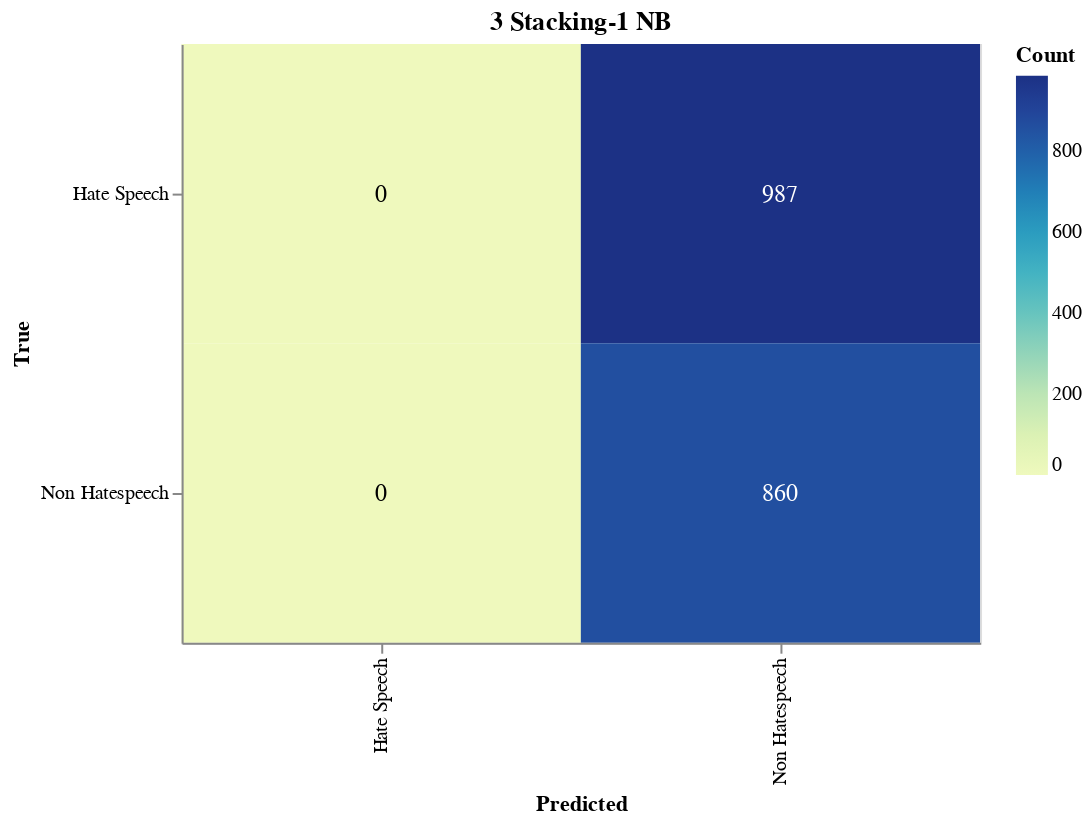

The code cell stored with this chart in its notebook:
### Markdown cell above
#### Save Confusion Matrix

### Code cell
import altair as alt
import altair_saver
import pandas as pd
from sklearn.metrics import confusion_matrix

# Calculate the confusion matrix
cm = confusion_matrix(true_labels, adjusted_predictions)

# Define class names
class_names = ['Hate Speech', 'Non Hatespeech']

# Convert confusion matrix to DataFrame
cm_df = pd.DataFrame(cm, index=class_names, columns=class_names).reset_index().melt(id_vars='index')
cm_df.columns = ['True', 'Predicted', 'Count']

# Ensure the order of categories
cm_df['True'] = pd.Categorical(cm_df['True'], categories=class_names, ordered=True)
cm_df['Predicted'] = pd.Categorical(cm_df['Predicted'], categories=class_names, ordered=True)

# Create the Altair plot
heatmap = alt.Chart(cm_df).mark_rect().encode(
    x=alt.X('Predicted:O', sort=class_names),
    y=alt.Y('True:O', sort=class_names),
    color='Count:Q',
    tooltip=['True', 'Predicted', 'Count']
).properties(
    width=400,
    height=300,
    title='3 Stacking-1 NB'
)

# Add text labels
text = heatmap.mark_text(
    align='center',
    baseline='middle',
    fontSize=12
).encode(
    text='Count:Q',
    color=alt.condition(
        alt.datum.Count > cm.max() / 2,
        alt.value('white'),
        alt.value('black')
    )
)

# Combine heatmap and text
final_chart = heatmap + text

# Display the plot
final_chart.show()

### Figure 1 — Vega-Lite specification as saved in the notebook (floating-point values rounded to 4 significant figures)
{"config": {"view": {"continuousWidth": 300, "continuousHeight": 300}}, "layer": [{"mark": {"type": "rect"}, "encoding": {"color": {"field": "Count", "type": "quantitative"}, "tooltip": [{"field": "True", "type": "ordinal"}, {"field": "Predicted", "type": "ordinal"}, {"field": "Count", "type": "quantitative"}], "x": {"field": "Predicted", "sort": ["Hate Speech", "Non Hatespeech"], "type": "ordinal"}, "y": {"field": "True", "sort": ["Hate Speech", "Non Hatespeech"], "type": "ordinal"}}, "title": "3 Stacking-1 NB"}, {"mark": {"type": "text", "align": "center", "baseline": "middle", "fontSize": 12}, "encoding": {"color": {"condition": {"test": "(datum.Count > 493.5)", "value": "white"}, "value": "black"}, "text": {"field": "Count", "type": "quantitative"}, "tooltip": [{"field": "True", "type": "ordinal"}, {"field": "Predicted", "type": "ordinal"}, {"field": "Count", "type": "quantitative"}], "x": {"field": "Predicted", "sort": ["Hate Speech", "Non Hatespeech"], "type": "ordinal"}, "y": {"field": "True", "sort": ["Hate Speech", "Non Hatespeech"], "type": "ordinal"}}, "title": "3 Stacking-1 NB"}], "data": {"name": "data-010c52edfd2079f09c0236dffc020b77"}, "height": 300, "width": 400, "$schema": "https://vega.github.io/schema/vega-lite/v5.17.0.json", "datasets": {"data-010c52edfd2079f09c0236dffc020b77": [{"True": "Hate Speech", "Predicted": "Hate Speech", "Count": 0}, {"True": "Non Hatespeech", "Predicted": "Hate Speech", "Count": 0}, {"True": "Hate Speech", "Predicted": "Non Hatespeech", "Count": 987}, {"True": "Non Hatespeech", "Predicted": "Non Hatespeech", "Count": 860}]}}
